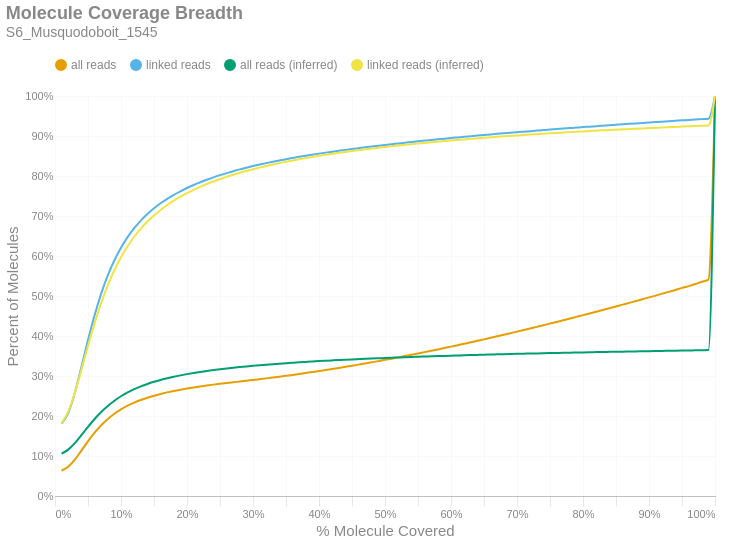

Notebook code for this chart:
### Markdown cell above
### Molecule Read Coverage
This chart shows molecule coverage breadth as computed by the number of bases aligned to that molecule. In other words, "*how much of each unique long molecule is actually sequenced/aligned?*" Keep in mind there is a distinction between sequences and alignments, since some sequences belonging to a particular molecule may not align well and wouldn't appear in the alignment data. This chart also shows molecule coverage breadth as computed by the *inferred fragment* from which the aligned sequences originate. Unlike read coverage, this calculation takes into account the total insert size, including unsequenced gaps between the forward and reverse reads. Like the previous figures, these are cumulative percents.

### Code cell
if SKIPLR:
    print_html(f"Skipped")
else:
    binned_df = consolidated_hist(valids['coverage_bp'], mask, 0.01, True)
    binned_df_inf = consolidated_hist(valids['coverage_inserts'], mask, 0.01, True)
    binned_df = binned_df.with_columns(pl.lit(binned_df_inf['all reads (cumsum)']).alias('all reads (inferred)'))
    binned_df = binned_df.with_columns(pl.lit(binned_df_inf['linked reads (cumsum)']).alias('linked reads (inferred)'))
    binned_df = binned_df.with_columns(
        (pl.col('bin').cast(pl.Float64) + 0.01).alias('right_edge')
    )

    with SafeRender(binned_df):
        (
            density_plot(binned_df, 'Molecule Coverage Breadth', samplename, 'molcov', ['all reads (inferred)','linked reads (inferred)'])
            .encode(
                #x=alt.X('bin:Q', title="% Molecule Covered").axis(format = '%').scale(padding=0),
                x=alt.X('right_edge:Q', title="% Molecule Covered").axis(format='%').scale(padding=0),
                y=alt.Y('value:Q', title='Percent of Molecules')
                    .axis(format='%')
                    .stack(False)
                    .scale(domainMin=0, padding=0),
                color=alt.Color("key:N").scale(domain = ["all reads", "linked reads", "all reads (inferred)", "linked reads (inferred)"]),
                tooltip = [
                    alt.Tooltip("key:N", title = "Data Type"),
                    alt.Tooltip("range_label:N", title="% Molecule Covered"),
                    alt.Tooltip("value:Q", format = ".2%", title="% Molecules")
                ]
            )
        ).display()

### Figure 1 — Vega-Lite specification as saved in the notebook (floating-point values rounded to 4 significant figures)
{"width": "container", "height": 400, "config": {"title": {"anchor": "start", "dy": -15, "fontSize": 18, "color": "#888888", "subtitleColor": "#888888", "subtitleFontSize": 14}, "arc": {"fill": "#0072B2"}, "axis": {"domainColor": "#888888", "domainWidth": 0.5, "gridWidth": 0.2, "grid": false, "titleFontWeight": 400, "titleFontSize": 15, "labelFontSize": 11, "labelColor": "#888888", "tickColor": "#888888", "tickWidth": 0.2, "titleColor": "#888888"}, "axisBand": {"grid": false}, "axisX": {"grid": true, "tickSize": 10, "domainCap": "round"}, "axisY": {"domain": false, "grid": true, "tickSize": 0, "domainCap": "round"}, "background": "transparent", "header": {"labelFontSize": 15, "labelColor": "#888888", "titleFontSize": 15, "titleFontWeight": 600, "titleColor": "#888888"}, "legend": {"labelFont": "sans-serif", "labelFontSize": 12, "labelColor": "#888888", "symbolSize": 100, "symbolType": "circle", "titleFontSize": 12, "titlePadding": 10, "titleColor": "#888888", "title": null, "orient": "top"}, "range": {"category": ["#E69F00", "#56B4E9", "#009E73", "#F0E442", "#0072B2", "#D55E00", "#CC79A7", "#000000"], "diverging": ["#cfe8f3", "#a2d4ec", "#73bfe2", "#46abdb", "#1696d2", "#12719e"]}, "area": {"fill": "#0072B2", "fillOpacity": 0.7, "line": true, "strokeOpacity": 0.7}, "line": {"color": "#0072B2", "stroke": "#0072B2", "strokeWidth": 2}, "trail": {"color": "#0072B2", "stroke": "#0072B2", "strokeWidth": 0, "size": 1}, "point": {"filled": true, "fillOpacity": 1.0, "size": 95}, "text": {"color": "#888888", "fontSize": 11, "align": "right", "fontWeight": 400, "size": 11}, "bar": {"fill": "#0072B2", "stroke": null}, "view": {"stroke": null, "continuousWidth": 660, "continuousHeight": 400}}, "data": {"name": "data-92b25a0079395fed7775078a773be8a9"}, "mark": {"type": "line", "interpolate": "monotone", "point": {"opacity": 0, "size": 275}}, "encoding": {"color": {"field": "key", "scale": {"domain": ["all reads", "linked reads", "all reads (inferred)", "linked reads (inferred)"]}, "type": "nominal"}, "tooltip": [{"field": "key", "title": "Data Type", "type": "nominal"}, {"field": "range_label", "title": "% Molecule Covered", "type": "nominal"}, {"field": "value", "format": ".2%", "title": "% Molecules", "type": "quantitative"}], "x": {"axis": {"format": "%"}, "field": "right_edge", "scale": {"padding": 0}, "title": "% Molecule Covered", "type": "quantitative"}, "y": {"axis": {"format": "%"}, "field": "value", "scale": {"domainMin": 0, "padding": 0}, "stack": false, "title": "Percent of Molecules", "type": "quantitative"}}, "params": [{"name": "param_c36ac31b6afebe62", "select": {"type": "point", "fields": ["key"]}, "bind": "legend"}], "title": {"text": "Molecule Coverage Breadth", "subtitle": "S6_Musquodoboit_1545"}, "transform": [{"fold": ["all reads (cumsum)", "linked reads (cumsum)", "all reads (inferred)", "linked reads (inferred)"]}, {"calculate": "replace(datum.key, ' (cumsum)', '')", "as": "key"}, {"filter": {"param": "param_c36ac31b6afebe62"}}], "usermeta": {"embedOptions": {"downloadFileName": "S6_Musquodoboit_1545.molcov"}}, "$schema": "https://vega.github.io/schema/vega-lite/v6.1.0.json", "datasets": {"data-92b25a0079395fed7775078a773be8a9": [{"bin": "0.0", "interval": "0.0-0.01", "all reads": 0.06385, "linked reads": 0.1808, "all reads (cumsum)": 0.06385, "linked reads (cumsum)": 0.1808, "range_label": "0.0-0.01", "all reads (inferred)": 0.1057, "linked reads (inferred)": 0.1823, "right_edge": 0.01}, {"bin": "0.01", "interval": "0.01-0.02", "all reads": 0.00931, "linked reads": 0.02616, "all reads (cumsum)": 0.07316, "linked reads (cumsum)": 0.207, "range_label": "0.01-0.02", "all reads (inferred)": 0.1159, "linked reads (inferred)": 0.211, "right_edge": 0.02}, {"bin": "0.02", "interval": "0.02-0.03", "all reads": 0.0176, "linked reads": 0.05032, "all reads (cumsum)": 0.09076, "linked reads (cumsum)": 0.2573, "range_label": "0.02-0.03", "all reads (inferred)": 0.1322, "linked reads (inferred)": 0.2575, "right_edge": 0.03}, {"bin": "0.03", "interval": "0.03-0.04", "all reads": 0.02266, "linked reads": 0.06524, "all reads (cumsum)": 0.1134, "linked reads (cumsum)": 0.3225, "range_label": "0.03-0.04", "all reads (inferred)": 0.1523, "linked reads (inferred)": 0.3153, "right_edge": 0.04}, {"bin": "0.04", "interval": "0.04-0.05", "all reads": 0.02332, "linked reads": 0.06738, "all reads (cumsum)": 0.1367, "linked reads (cumsum)": 0.3899, "range_label": "0.04-0.05", "all reads (inferred)": 0.173, "linked reads (inferred)": 0.3752, "right_edge": 0.05}, {"bin": "0.05", "interval": "0.05-0.06", "all reads": 0.02144, "linked reads": 0.06203, "all reads (cumsum)": 0.1582, "linked reads (cumsum)": 0.452, "range_label": "0.05-0.06", "all reads (inferred)": 0.1926, "linked reads (inferred)": 0.4321, "right_edge": 0.06}, {"bin": "0.06", "interval": "0.06-0.07", "all reads": 0.01869, "linked reads": 0.05407, "all reads (cumsum)": 0.1769, "linked reads (cumsum)": 0.506, "range_label": "0.06-0.07", "all reads (inferred)": 0.21, "linked reads (inferred)": 0.4828, "right_edge": 0.07}, {"bin": "0.07", "interval": "0.07-0.08", "all reads": 0.01568, "linked reads": 0.04541, "all reads (cumsum)": 0.1926, "linked reads (cumsum)": 0.5514, "range_label": "0.07-0.08", "all reads (inferred)": 0.2252, "linked reads (inferred)": 0.5268, "right_edge": 0.08}, {"bin": "0.08", "interval": "0.08-0.09", "all reads": 0.01309, "linked reads": 0.03787, "all reads (cumsum)": 0.2056, "linked reads (cumsum)": 0.5893, "range_label": "0.08-0.09", "all reads (inferred)": 0.2383, "linked reads (inferred)": 0.5648, "right_edge": 0.09}, {"bin": "0.09", "interval": "0.09-0.1", "all reads": 0.01094, "linked reads": 0.03161, "all reads (cumsum)": 0.2166, "linked reads (cumsum)": 0.6209, "range_label": "0.09-0.1", "all reads (inferred)": 0.2494, "linked reads (inferred)": 0.597, "right_edge": 0.1}, {"bin": "0.1", "interval": "0.1-0.11", "all reads": 0.009128, "linked reads": 0.02632, "all reads (cumsum)": 0.2257, "linked reads (cumsum)": 0.6472, "range_label": "0.1-0.11", "all reads (inferred)": 0.2589, "linked reads (inferred)": 0.6245, "right_edge": 0.11}, {"bin": "0.11", "interval": "0.11-0.12", "all reads": 0.00773, "linked reads": 0.02223, "all reads (cumsum)": 0.2334, "linked reads (cumsum)": 0.6695, "range_label": "0.11-0.12", "all reads (inferred)": 0.267, "linked reads (inferred)": 0.6481, "right_edge": 0.12}, {"bin": "0.12", "interval": "0.12-0.13", "all reads": 0.006603, "linked reads": 0.01899, "all reads (cumsum)": 0.24, "linked reads (cumsum)": 0.6885, "range_label": "0.12-0.13", "all reads (inferred)": 0.274, "linked reads (inferred)": 0.6684, "right_edge": 0.13}, {"bin": "0.13", "interval": "0.13-0.14", "all reads": 0.005726, "linked reads": 0.01642, "all reads (cumsum)": 0.2458, "linked reads (cumsum)": 0.7049, "range_label": "0.13-0.14", "all reads (inferred)": 0.2801, "linked reads (inferred)": 0.6861, "right_edge": 0.14}, {"bin": "0.14", "interval": "0.14-0.15", "all reads": 0.00498, "linked reads": 0.01427, "all reads (cumsum)": 0.2507, "linked reads (cumsum)": 0.7192, "range_label": "0.14-0.15", "all reads (inferred)": 0.2854, "linked reads (inferred)": 0.7015, "right_edge": 0.15}, {"bin": "0.15", "interval": "0.15-0.16", "all reads": 0.004407, "linked reads": 0.01259, "all reads (cumsum)": 0.2552, "linked reads (cumsum)": 0.7317, "range_label": "0.15-0.16", "all reads (inferred)": 0.2902, "linked reads (inferred)": 0.7152, "right_edge": 0.16}, {"bin": "0.16", "interval": "0.16-0.17", "all reads": 0.003913, "linked reads": 0.01113, "all reads (cumsum)": 0.2591, "linked reads (cumsum)": 0.7429, "range_label": "0.16-0.17", "all reads (inferred)": 0.2944, "linked reads (inferred)": 0.7274, "right_edge": 0.17}, {"bin": "0.17", "interval": "0.17-0.18", "all reads": 0.003524, "linked reads": 0.009971, "all reads (cumsum)": 0.2626, "linked reads (cumsum)": 0.7528, "range_label": "0.17-0.18", "all reads (inferred)": 0.2982, "linked reads (inferred)": 0.7384, "right_edge": 0.18}, {"bin": "0.18", "interval": "0.18-0.19", "all reads": 0.003167, "linked reads": 0.00893, "all reads (cumsum)": 0.2658, "linked reads (cumsum)": 0.7618, "range_label": "0.18-0.19", "all reads (inferred)": 0.3016, "linked reads (inferred)": 0.7482, "right_edge": 0.19}, {"bin": "0.19", "interval": "0.19-0.2", "all reads": 0.002926, "linked reads": 0.008167, "all reads (cumsum)": 0.2687, "linked reads (cumsum)": 0.7699, "range_label": "0.19-0.2", "all reads (inferred)": 0.3047, "linked reads (inferred)": 0.7571, "right_edge": 0.2}, {"bin": "0.2", "interval": "0.2-0.21", "all reads": 0.002692, "linked reads": 0.007466, "all reads (cumsum)": 0.2714, "linked reads (cumsum)": 0.7774, "range_label": "0.2-0.21", "all reads (inferred)": 0.3076, "linked reads (inferred)": 0.7653, "right_edge": 0.21}, {"bin": "0.21", "interval": "0.21-0.22", "all reads": 0.002508, "linked reads": 0.006899, "all reads (cumsum)": 0.2739, "linked reads (cumsum)": 0.7843, "range_label": "0.21-0.22", "all reads (inferred)": 0.3102, "linked reads (inferred)": 0.7729, "right_edge": 0.22}, {"bin": "0.22", "interval": "0.22-0.23", "all reads": 0.002342, "linked reads": 0.006365, "all reads (cumsum)": 0.2762, "linked reads (cumsum)": 0.7907, "range_label": "0.22-0.23", "all reads (inferred)": 0.3126, "linked reads (inferred)": 0.7799, "right_edge": 0.23}, {"bin": "0.23", "interval": "0.23-0.24", "all reads": 0.002211, "linked reads": 0.005926, "all reads (cumsum)": 0.2784, "linked reads (cumsum)": 0.7966, "range_label": "0.23-0.24", "all reads (inferred)": 0.3149, "linked reads (inferred)": 0.7864, "right_edge": 0.24}, {"bin": "0.24", "interval": "0.24-0.25", "all reads": 0.002074, "linked reads": 0.005521, "all reads (cumsum)": 0.2805, "linked reads (cumsum)": 0.8021, "range_label": "0.24-0.25", "all reads (inferred)": 0.3169, "linked reads (inferred)": 0.7924, "right_edge": 0.25}, {"bin": "0.25", "interval": "0.25-0.26", "all reads": 0.001944, "linked reads": 0.005062, "all reads (cumsum)": 0.2825, "linked reads (cumsum)": 0.8072, "range_label": "0.25-0.26", "all reads (inferred)": 0.3189, "linked reads (inferred)": 0.7979, "right_edge": 0.26}, {"bin": "0.26", "interval": "0.26-0.27", "all reads": 0.001888, "linked reads": 0.004814, "all reads (cumsum)": 0.2843, "linked reads (cumsum)": 0.812, "range_label": "0.26-0.27", "all reads (inferred)": 0.3207, "linked reads (inferred)": 0.8031, "right_edge": 0.27}, {"bin": "0.27", "interval": "0.27-0.28", "all reads": 0.001874, "linked reads": 0.004556, "all reads (cumsum)": 0.2862, "linked reads (cumsum)": 0.8166, "range_label": "0.27-0.28", "all reads (inferred)": 0.3224, "linked reads (inferred)": 0.8079, "right_edge": 0.28}, {"bin": "0.28", "interval": "0.28-0.29", "all reads": 0.001885, "linked reads": 0.004222, "all reads (cumsum)": 0.2881, "linked reads (cumsum)": 0.8208, "range_label": "0.28-0.29", "all reads (inferred)": 0.324, "linked reads (inferred)": 0.8125, "right_edge": 0.29}, {"bin": "0.29", "interval": "0.29-0.3", "all reads": 0.001957, "linked reads": 0.004063, "all reads (cumsum)": 0.2901, "linked reads (cumsum)": 0.8248, "range_label": "0.29-0.3", "all reads (inferred)": 0.3255, "linked reads (inferred)": 0.8169, "right_edge": 0.3}, {"bin": "0.3", "interval": "0.3-0.31", "all reads": 0.001983, "linked reads": 0.003809, "all reads (cumsum)": 0.292, "linked reads (cumsum)": 0.8286, "range_label": "0.3-0.31", "all reads (inferred)": 0.3269, "linked reads (inferred)": 0.821, "right_edge": 0.31}, {"bin": "0.31", "interval": "0.31-0.32", "all reads": 0.002012, "linked reads": 0.003567, "all reads (cumsum)": 0.2941, "linked reads (cumsum)": 0.8322, "range_label": "0.31-0.32", "all reads (inferred)": 0.3283, "linked reads (inferred)": 0.8249, "right_edge": 0.32}, {"bin": "0.32", "interval": "0.32-0.33", "all reads": 0.002102, "linked reads": 0.003438, "all reads (cumsum)": 0.2962, "linked reads (cumsum)": 0.8357, "range_label": "0.32-0.33", "all reads (inferred)": 0.3296, "linked reads (inferred)": 0.8286, "right_edge": 0.33}, {"bin": "0.33", "interval": "0.33-0.34", "all reads": 0.002156, "linked reads": 0.00331, "all reads (cumsum)": 0.2983, "linked reads (cumsum)": 0.839, "range_label": "0.33-0.34", "all reads (inferred)": 0.3308, "linked reads (inferred)": 0.8322, "right_edge": 0.34}, {"bin": "0.34", "interval": "0.34-0.35", "all reads": 0.002217, "linked reads": 0.003139, "all reads (cumsum)": 0.3005, "linked reads (cumsum)": 0.8421, "range_label": "0.34-0.35", "all reads (inferred)": 0.332, "linked reads (inferred)": 0.8356, "right_edge": 0.35}, {"bin": "0.35", "interval": "0.35-0.36", "all reads": 0.002245, "linked reads": 0.002958, "all reads (cumsum)": 0.3028, "linked reads (cumsum)": 0.8451, "range_label": "0.35-0.36", "all reads (inferred)": 0.3331, "linked reads (inferred)": 0.8387, "right_edge": 0.36}, {"bin": "0.36", "interval": "0.36-0.37", "all reads": 0.002315, "linked reads": 0.002881, "all reads (cumsum)": 0.3051, "linked reads (cumsum)": 0.8479, "range_label": "0.36-0.37", "all reads (inferred)": 0.3342, "linked reads (inferred)": 0.8419, "right_edge": 0.37}, {"bin": "0.37", "interval": "0.37-0.38", "all reads": 0.002381, "linked reads": 0.002777, "all reads (cumsum)": 0.3075, "linked reads (cumsum)": 0.8507, "range_label": "0.37-0.38", "all reads (inferred)": 0.3352, "linked reads (inferred)": 0.8448, "right_edge": 0.38}, {"bin": "0.38", "interval": "0.38-0.39", "all reads": 0.002416, "linked reads": 0.002641, "all reads (cumsum)": 0.3099, "linked reads (cumsum)": 0.8534, "range_label": "0.38-0.39", "all reads (inferred)": 0.3363, "linked reads (inferred)": 0.8476, "right_edge": 0.39}, {"bin": "0.39", "interval": "0.39-0.4", "all reads": 0.002525, "linked reads": 0.002593, "all reads (cumsum)": 0.3124, "linked reads (cumsum)": 0.856, "range_label": "0.39-0.4", "all reads (inferred)": 0.3372, "linked reads (inferred)": 0.8504, "right_edge": 0.4}, {"bin": "0.4", "interval": "0.4-0.41", "all reads": 0.002518, "linked reads": 0.002471, "all reads (cumsum)": 0.3149, "linked reads (cumsum)": 0.8584, "range_label": "0.4-0.41", "all reads (inferred)": 0.3381, "linked reads (inferred)": 0.8529, "right_edge": 0.41}, {"bin": "0.41", "interval": "0.41-0.42", "all reads": 0.00258, "linked reads": 0.002328, "all reads (cumsum)": 0.3175, "linked reads (cumsum)": 0.8608, "range_label": "0.41-0.42", "all reads (inferred)": 0.339, "linked reads (inferred)": 0.8554, "right_edge": 0.42}, {"bin": "0.42", "interval": "0.42-0.43", "all reads": 0.002644, "linked reads": 0.002297, "all reads (cumsum)": 0.3202, "linked reads (cumsum)": 0.863, "range_label": "0.42-0.43", "all reads (inferred)": 0.3399, "linked reads (inferred)": 0.8579, "right_edge": 0.43}, {"bin": "0.43", "interval": "0.43-0.44", "all reads": 0.002703, "linked reads": 0.002277, "all reads (cumsum)": 0.3229, "linked reads (cumsum)": 0.8653, "range_label": "0.43-0.44", "all reads (inferred)": 0.3407, "linked reads (inferred)": 0.8602, "right_edge": 0.44}, {"bin": "0.44", "interval": "0.44-0.45", "all reads": 0.002757, "linked reads": 0.002183, "all reads (cumsum)": 0.3256, "linked reads (cumsum)": 0.8675, "range_label": "0.44-0.45", "all reads (inferred)": 0.3415, "linked reads (inferred)": 0.8625, "right_edge": 0.45}, {"bin": "0.45", "interval": "0.45-0.46", "all reads": 0.002838, "linked reads": 0.002136, "all reads (cumsum)": 0.3284, "linked reads (cumsum)": 0.8696, "range_label": "0.45-0.46", "all reads (inferred)": 0.3422, "linked reads (inferred)": 0.8646, "right_edge": 0.46}, {"bin": "0.46", "interval": "0.46-0.47", "all reads": 0.00286, "linked reads": 0.002107, "all reads (cumsum)": 0.3313, "linked reads (cumsum)": 0.8718, "range_label": "0.46-0.47", "all reads (inferred)": 0.343, "linked reads (inferred)": 0.8667, "right_edge": 0.47}, {"bin": "0.47", "interval": "0.47-0.48", "all reads": 0.002967, "linked reads": 0.002042, "all reads (cumsum)": 0.3343, "linked reads (cumsum)": 0.8738, "range_label": "0.47-0.48", "all reads (inferred)": 0.3437, "linked reads (inferred)": 0.8687, "right_edge": 0.48}, {"bin": "0.48", "interval": "0.48-0.49", "all reads": 0.002928, "linked reads": 0.001987, "all reads (cumsum)": 0.3372, "linked reads (cumsum)": 0.8758, "range_label": "0.48-0.49", "all reads (inferred)": 0.3444, "linked reads (inferred)": 0.8707, "right_edge": 0.49}, {"bin": "0.49", "interval": "0.49-0.5", "all reads": 0.003279, "linked reads": 0.001994, "all reads (cumsum)": 0.3405, "linked reads (cumsum)": 0.8778, "range_label": "0.49-0.5", "all reads (inferred)": 0.3451, "linked reads (inferred)": 0.8726, "right_edge": 0.5}, {"bin": "0.5", "interval": "0.5-0.51", "all reads": 0.002879, "linked reads": 0.00181, "all reads (cumsum)": 0.3434, "linked reads (cumsum)": 0.8796, "range_label": "0.5-0.51", "all reads (inferred)": 0.3457, "linked reads (inferred)": 0.8744, "right_edge": 0.51}, {"bin": "0.51", "interval": "0.51-0.52", "all reads": 0.003221, "linked reads": 0.001857, "all reads (cumsum)": 0.3466, "linked reads (cumsum)": 0.8814, "range_label": "0.51-0.52", "all reads (inferred)": 0.3463, "linked reads (inferred)": 0.8762, "right_edge": 0.52}, {"bin": "0.52", "interval": "0.52-0.53", "all reads": 0.003163, "linked reads": 0.001804, "all reads (cumsum)": 0.3497, "linked reads (cumsum)": 0.8832, "range_label": "0.52-0.53", "all reads (inferred)": 0.3469, "linked reads (inferred)": 0.8779, "right_edge": 0.53}, {"bin": "0.53", "interval": "0.53-0.54", "all reads": 0.003266, "linked reads": 0.001755, "all reads (cumsum)": 0.353, "linked reads (cumsum)": 0.885, "range_label": "0.53-0.54", "all reads (inferred)": 0.3475, "linked reads (inferred)": 0.8796, "right_edge": 0.54}, {"bin": "0.54", "interval": "0.54-0.55", "all reads": 0.00325, "linked reads": 0.001784, "all reads (cumsum)": 0.3563, "linked reads (cumsum)": 0.8868, "range_label": "0.54-0.55", "all reads (inferred)": 0.3481, "linked reads (inferred)": 0.8812, "right_edge": 0.55}, {"bin": "0.55", "interval": "0.55-0.56", "all reads": 0.00339, "linked reads": 0.001692, "all reads (cumsum)": 0.3597, "linked reads (cumsum)": 0.8885, "range_label": "0.55-0.56", "all reads (inferred)": 0.3487, "linked reads (inferred)": 0.8828, "right_edge": 0.56}, {"bin": "0.56", "interval": "0.56-0.57", "all reads": 0.003409, "linked reads": 0.001684, "all reads (cumsum)": 0.3631, "linked reads (cumsum)": 0.8902, "range_label": "0.56-0.57", "all reads (inferred)": 0.3492, "linked reads (inferred)": 0.8843, "right_edge": 0.57}, {"bin": "0.57", "interval": "0.57-0.58", "all reads": 0.003384, "linked reads": 0.001616, "all reads (cumsum)": 0.3664, "linked reads (cumsum)": 0.8918, "range_label": "0.57-0.58", "all reads (inferred)": 0.3498, "linked reads (inferred)": 0.8858, "right_edge": 0.58}, {"bin": "0.58", "interval": "0.58-0.59", "all reads": 0.003454, "linked reads": 0.001615, "all reads (cumsum)": 0.3699, "linked reads (cumsum)": 0.8934, "range_label": "0.58-0.59", "all reads (inferred)": 0.3503, "linked reads (inferred)": 0.8873, "right_edge": 0.59}, {"bin": "0.59", "interval": "0.59-0.6", "all reads": 0.003593, "linked reads": 0.001628, "all reads (cumsum)": 0.3735, "linked reads (cumsum)": 0.895, "range_label": "0.59-0.6", "all reads (inferred)": 0.3508, "linked reads (inferred)": 0.8887, "right_edge": 0.6}, {"bin": "0.6", "interval": "0.6-0.61", "all reads": 0.003441, "linked reads": 0.001515, "all reads (cumsum)": 0.3769, "linked reads (cumsum)": 0.8965, "range_label": "0.6-0.61", "all reads (inferred)": 0.3513, "linked reads (inferred)": 0.8901, "right_edge": 0.61}, {"bin": "0.61", "interval": "0.61-0.62", "all reads": 0.00365, "linked reads": 0.001535, "all reads (cumsum)": 0.3806, "linked reads (cumsum)": 0.8981, "range_label": "0.61-0.62", "all reads (inferred)": 0.3518, "linked reads (inferred)": 0.8915, "right_edge": 0.62}, {"bin": "0.62", "interval": "0.62-0.63", "all reads": 0.0036, "linked reads": 0.001464, "all reads (cumsum)": 0.3842, "linked reads (cumsum)": 0.8995, "range_label": "0.62-0.63", "all reads (inferred)": 0.3523, "linked reads (inferred)": 0.8928, "right_edge": 0.63}, {"bin": "0.63", "interval": "0.63-0.64", "all reads": 0.003732, "linked reads": 0.001513, "all reads (cumsum)": 0.3879, "linked reads (cumsum)": 0.901, "range_label": "0.63-0.64", "all reads (inferred)": 0.3527, "linked reads (inferred)": 0.8941, "right_edge": 0.64}, {"bin": "0.64", "interval": "0.64-0.65", "all reads": 0.003679, "linked reads": 0.001423, "all reads (cumsum)": 0.3916, "linked reads (cumsum)": 0.9025, "range_label": "0.64-0.65", "all reads (inferred)": 0.3532, "linked reads (inferred)": 0.8954, "right_edge": 0.65}, {"bin": "0.65", "interval": "0.65-0.66", "all reads": 0.003901, "linked reads": 0.001449, "all reads (cumsum)": 0.3955, "linked reads (cumsum)": 0.9039, "range_label": "0.65-0.66", "all reads (inferred)": 0.3537, "linked reads (inferred)": 0.8967, "right_edge": 0.66}, {"bin": "0.66", "interval": "0.66-0.67", "all reads": 0.003743, "linked reads": 0.001419, "all reads (cumsum)": 0.3992, "linked reads (cumsum)": 0.9053, "range_label": "0.66-0.67", "all reads (inferred)": 0.3541, "linked reads (inferred)": 0.8979, "right_edge": 0.67}, {"bin": "0.67", "interval": "0.67-0.68", "all reads": 0.003844, "linked reads": 0.001401, "all reads (cumsum)": 0.4031, "linked reads (cumsum)": 0.9067, "range_label": "0.67-0.68", "all reads (inferred)": 0.3545, "linked reads (inferred)": 0.8991, "right_edge": 0.68}, {"bin": "0.68", "interval": "0.68-0.69", "all reads": 0.003839, "linked reads": 0.001381, "all reads (cumsum)": 0.4069, "linked reads (cumsum)": 0.9081, "range_label": "0.68-0.69", "all reads (inferred)": 0.355, "linked reads (inferred)": 0.9003, "right_edge": 0.69}, {"bin": "0.69", "interval": "0.69-0.7", "all reads": 0.004007, "linked reads": 0.001397, "all reads (cumsum)": 0.4109, "linked reads (cumsum)": 0.9095, "range_label": "0.69-0.7", "all reads (inferred)": 0.3554, "linked reads (inferred)": 0.9014, "right_edge": 0.7}, {"bin": "0.7", "interval": "0.7-0.71", "all reads": 0.003894, "linked reads": 0.001322, "all reads (cumsum)": 0.4148, "linked reads (cumsum)": 0.9108, "range_label": "0.7-0.71", "all reads (inferred)": 0.3558, "linked reads (inferred)": 0.9025, "right_edge": 0.71}, {"bin": "0.71", "interval": "0.71-0.72", "all reads": 0.003947, "linked reads": 0.001326, "all reads (cumsum)": 0.4188, "linked reads (cumsum)": 0.9122, "range_label": "0.71-0.72", "all reads (inferred)": 0.3562, "linked reads (inferred)": 0.9036, "right_edge": 0.72}, {"bin": "0.72", "interval": "0.72-0.73", "all reads": 0.004054, "linked reads": 0.001315, "all reads (cumsum)": 0.4228, "linked reads (cumsum)": 0.9135, "range_label": "0.72-0.73", "all reads (inferred)": 0.3566, "linked reads (inferred)": 0.9047, "right_edge": 0.73}, {"bin": "0.73", "interval": "0.73-0.74", "all reads": 0.004007, "linked reads": 0.001301, "all reads (cumsum)": 0.4268, "linked reads (cumsum)": 0.9148, "range_label": "0.73-0.74", "all reads (inferred)": 0.3569, "linked reads (inferred)": 0.9057, "right_edge": 0.74}, {"bin": "0.74", "interval": "0.74-0.75", "all reads": 0.004278, "linked reads": 0.001299, "all reads (cumsum)": 0.4311, "linked reads (cumsum)": 0.9161, "range_label": "0.74-0.75", "all reads (inferred)": 0.3573, "linked reads (inferred)": 0.9068, "right_edge": 0.75}, {"bin": "0.75", "interval": "0.75-0.76", "all reads": 0.004019, "linked reads": 0.001215, "all reads (cumsum)": 0.4351, "linked reads (cumsum)": 0.9173, "range_label": "0.75-0.76", "all reads (inferred)": 0.3577, "linked reads (inferred)": 0.9078, "right_edge": 0.76}, {"bin": "0.76", "interval": "0.76-0.77", "all reads": 0.004188, "linked reads": 0.001242, "all reads (cumsum)": 0.4393, "linked reads (cumsum)": 0.9185, "range_label": "0.76-0.77", "all reads (inferred)": 0.358, "linked reads (inferred)": 0.9087, "right_edge": 0.77}, {"bin": "0.77", "interval": "0.77-0.78", "all reads": 0.004222, "linked reads": 0.001227, "all reads (cumsum)": 0.4435, "linked reads (cumsum)": 0.9198, "range_label": "0.77-0.78", "all reads (inferred)": 0.3584, "linked reads (inferred)": 0.9097, "right_edge": 0.78}, {"bin": "0.78", "interval": "0.78-0.79", "all reads": 0.004217, "linked reads": 0.001215, "all reads (cumsum)": 0.4478, "linked reads (cumsum)": 0.921, "range_label": "0.78-0.79", "all reads (inferred)": 0.3587, "linked reads (inferred)": 0.9106, "right_edge": 0.79}, {"bin": "0.79", "interval": "0.79-0.8", "all reads": 0.00449, "linked reads": 0.001273, "all reads (cumsum)": 0.4522, "linked reads (cumsum)": 0.9222, "range_label": "0.79-0.8", "all reads (inferred)": 0.3591, "linked reads (inferred)": 0.9116, "right_edge": 0.8}, {"bin": "0.8", "interval": "0.8-0.81", "all reads": 0.004159, "linked reads": 0.001146, "all reads (cumsum)": 0.4564, "linked reads (cumsum)": 0.9234, "range_label": "0.8-0.81", "all reads (inferred)": 0.3594, "linked reads (inferred)": 0.9124, "right_edge": 0.81}, {"bin": "0.81", "interval": "0.81-0.82", "all reads": 0.004322, "linked reads": 0.001208, "all reads (cumsum)": 0.4607, "linked reads (cumsum)": 0.9246, "range_label": "0.81-0.82", "all reads (inferred)": 0.3597, "linked reads (inferred)": 0.9133, "right_edge": 0.82}, {"bin": "0.82", "interval": "0.82-0.83", "all reads": 0.00441, "linked reads": 0.001167, "all reads (cumsum)": 0.4651, "linked reads (cumsum)": 0.9258, "range_label": "0.82-0.83", "all reads (inferred)": 0.36, "linked reads (inferred)": 0.9142, "right_edge": 0.83}, {"bin": "0.83", "interval": "0.83-0.84", "all reads": 0.004354, "linked reads": 0.001172, "all reads (cumsum)": 0.4695, "linked reads (cumsum)": 0.9269, "range_label": "0.83-0.84", "all reads (inferred)": 0.3603, "linked reads (inferred)": 0.915, "right_edge": 0.84}, {"bin": "0.84", "interval": "0.84-0.85", "all reads": 0.004393, "linked reads": 0.001152, "all reads (cumsum)": 0.4739, "linked reads (cumsum)": 0.9281, "range_label": "0.84-0.85", "all reads (inferred)": 0.3606, "linked reads (inferred)": 0.9158, "right_edge": 0.85}, {"bin": "0.85", "interval": "0.85-0.86", "all reads": 0.004468, "linked reads": 0.001157, "all reads (cumsum)": 0.4784, "linked reads (cumsum)": 0.9293, "range_label": "0.85-0.86", "all reads (inferred)": 0.3609, "linked reads (inferred)": 0.9166, "right_edge": 0.86}, {"bin": "0.86", "interval": "0.86-0.87", "all reads": 0.004424, "linked reads": 0.001145, "all reads (cumsum)": 0.4828, "linked reads (cumsum)": 0.9304, "range_label": "0.86-0.87", "all reads (inferred)": 0.3612, "linked reads (inferred)": 0.9175, "right_edge": 0.87}, {"bin": "0.87", "interval": "0.87-0.88", "all reads": 0.0046, "linked reads": 0.001133, "all reads (cumsum)": 0.4874, "linked reads (cumsum)": 0.9315, "range_label": "0.87-0.88", "all reads (inferred)": 0.3615, "linked reads (inferred)": 0.9183, "right_edge": 0.88}, {"bin": "0.88", "interval": "0.88-0.89", "all reads": 0.004496, "linked reads": 0.001103, "all reads (cumsum)": 0.4919, "linked reads (cumsum)": 0.9326, "range_label": "0.88-0.89", "all reads (inferred)": 0.3618, "linked reads (inferred)": 0.919, "right_edge": 0.89}, {"bin": "0.89", "interval": "0.89-0.9", "all reads": 0.004633, "linked reads": 0.001115, "all reads (cumsum)": 0.4965, "linked reads (cumsum)": 0.9337, "range_label": "0.89-0.9", "all reads (inferred)": 0.3621, "linked reads (inferred)": 0.9198, "right_edge": 0.9}, {"bin": "0.9", "interval": "0.9-0.91", "all reads": 0.004397, "linked reads": 0.001076, "all reads (cumsum)": 0.5009, "linked reads (cumsum)": 0.9348, "range_label": "0.9-0.91", "all reads (inferred)": 0.3624, "linked reads (inferred)": 0.9206, "right_edge": 0.91}, {"bin": "0.91", "interval": "0.91-0.92", "all reads": 0.004998, "linked reads": 0.001065, "all reads (cumsum)": 0.5059, "linked reads (cumsum)": 0.9359, "range_label": "0.91-0.92", "all reads (inferred)": 0.3627, "linked reads (inferred)": 0.9213, "right_edge": 0.92}, {"bin": "0.92", "interval": "0.92-0.93", "all reads": 0.00436, "linked reads": 0.001058, "all reads (cumsum)": 0.5103, "linked reads (cumsum)": 0.9369, "range_label": "0.92-0.93", "all reads (inferred)": 0.363, "linked reads (inferred)": 0.9221, "right_edge": 0.93}, {"bin": "0.93", "interval": "0.93-0.94", "all reads": 0.004809, "linked reads": 0.00109, "all reads (cumsum)": 0.5151, "linked reads (cumsum)": 0.938, "range_label": "0.93-0.94", "all reads (inferred)": 0.3633, "linked reads (inferred)": 0.9228, "right_edge": 0.94}, {"bin": "0.94", "interval": "0.94-0.95", "all reads": 0.00516, "linked reads": 0.001034, "all reads (cumsum)": 0.5202, "linked reads (cumsum)": 0.9391, "range_label": "0.94-0.95", "all reads (inferred)": 0.3636, "linked reads (inferred)": 0.9235, "right_edge": 0.95}, {"bin": "0.95", "interval": "0.95-0.96", "all reads": 0.004473, "linked reads": 0.001085, "all reads (cumsum)": 0.5247, "linked reads (cumsum)": 0.9402, "range_label": "0.95-0.96", "all reads (inferred)": 0.3639, "linked reads (inferred)": 0.9243, "right_edge": 0.96}, {"bin": "0.96", "interval": "0.96-0.97", "all reads": 0.005143, "linked reads": 0.001041, "all reads (cumsum)": 0.5298, "linked reads (cumsum)": 0.9412, "range_label": "0.96-0.97", "all reads (inferred)": 0.3642, "linked reads (inferred)": 0.925, "right_edge": 0.97}, {"bin": "0.97", "interval": "0.97-0.98", "all reads": 0.005622, "linked reads": 0.0009907, "all reads (cumsum)": 0.5355, "linked reads (cumsum)": 0.9422, "range_label": "0.97-0.98", "all reads (inferred)": 0.3645, "linked reads (inferred)": 0.9257, "right_edge": 0.98}, {"bin": "0.98", "interval": "0.98-0.99", "all reads": 0.005306, "linked reads": 0.001048, "all reads (cumsum)": 0.5408, "linked reads (cumsum)": 0.9432, "range_label": "0.98-0.99", "all reads (inferred)": 0.3648, "linked reads (inferred)": 0.9262, "right_edge": 0.99}, {"bin": "0.99", "interval": "0.99-1.0", "all reads": 0.4592, "linked reads": 0.05677, "all reads (cumsum)": 1.0, "linked reads (cumsum)": 1.0, "range_label": "0.99-1.0", "all reads (inferred)": 1.0, "linked reads (inferred)": 1.0, "right_edge": 1.0}]}}
